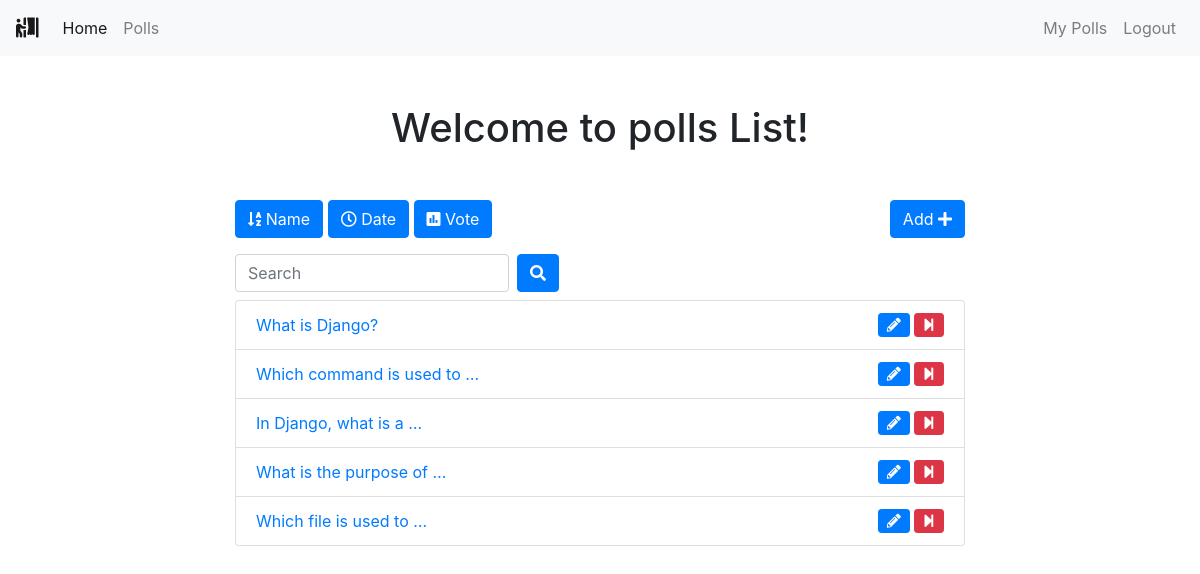
Page /polls/list/user/ (signed in) on the committed database.
### polls/models.py (models this page shows, shortened)
class Poll(models.Model):
    owner = models.ForeignKey(User, on_delete=models.CASCADE)
    text = models.TextField()
    pub_date = models.DateTimeField(default=timezone.now)
    active = models.BooleanField(default=True)
    created_at = models.DateTimeField(auto_now_add=True)

### polls/views.py (the view)
# urls.py: path("list/user/", views.list_by_user, name="list_by_user"),
@login_required()
def list_by_user(request):
    all_polls = Poll.objects.filter(owner=request.user)
    paginator = Paginator(all_polls, 7)  # Show 7 contacts per page
    page = request.GET.get("page")
    polls = paginator.get_page(page)
    context = {
        "polls": polls,
    }
    return render(request, "polls/polls_list.html", context)

### polls/templates/polls/polls_list.html (shortened to what this page needs)
{% extends 'base.html' %} {% block content %}
<div class="container">
  <div class="row">
    <div class="col-md-8 offset-sm-2">
      <h1 class="text-center mb-5">Welcome to polls List!</h1>
      <a
        class="btn btn-{% if 'name' in request.GET %}warning{% else %}primary{% endif %} mb-3"
        href="?name=True"
        role="button"
        ><i class="fas fa-sort-alpha-down"></i> Name</a
      >
      <a
        class="btn btn-{% if 'date' in request.GET %}warning{% else %}primary{% endif %} mb-3"
        href="?date=True"
        role="button"
        ><i class="far fa-clock"></i> Date</a
      >
      <a
        class="btn btn-{% if 'vote' in request.GET %}warning{% else %}primary{% endif %} mb-3"
        href="?vote=True"
        role="button"
        ><i class="fas fa-poll"></i> Vote</a
      >
      <a
        class="btn btn-primary mb-3 float-right"
        href="{% url 'polls:add' %}"
        role="button"
        >Add <i class="fas fa-plus"></i
      ></a>
      <form class="form-inline">
        <div class="form-group mr-sm-2 mb-2">
          <input
            type="search"
            class="form-control"
            name="search"
            placeholder="Search"
            value=""
          />
        </div>
        <button type="submit" class="btn btn-primary mb-2">
          <i class="fas fa-search"></i>
        </button>
      </form>
      <ul class="list-group">
        {% for poll in polls %}
        <li class="list-group-item">
          <a href="{% url 'polls:detail' poll.id %}"
            >{{ poll.text|truncatewords:5 }}
          </a>
          {% if request.user == poll.owner %} {% if poll.active %}
          <a
            href="{% url 'polls:end_poll' poll.id %}"
            data-toggle="tooltip"
            data-placement="top"
            title="End Poll"
            onclick="return confirm('Are you sure ?')"
            ><i
              class="fas fa-step-forward float-right btn btn-danger btn-sm"
            ></i
          ></a>
          {% endif %}
          <a
            href="{% url 'polls:edit' poll.id %}"
            class="mr-3"
            data-toggle="tooltip"
            data-placement="top"
            title="Edit Poll"
            ><i
              class="fas fa-pencil-alt float-right btn btn-primary btn-sm mr-1"
            ></i
          ></a>
          {% endif %}
        </li>
        {% empty %}
        <p>Not Available</p>
        {% endfor %}
      </ul>
    </div>
  </div>
</div>
{% endblock content %}

### templates/base.html (shortened to what this page needs)
{% load static %}
<!DOCTYPE html>
<html lang="en">
  <head>
    <link rel="stylesheet" href="https://maxcdn.bootstrapcdn.com/bootstrap/4.0.0/css/bootstrap.min.css" />
    <link rel="stylesheet" href="https://use.fontawesome.com/releases/v5.6.3/css/all.css" />
  </head>
  <body>
    {% include 'includes/navbar.html' %}
    {% block content %}
    {% endblock %}
  </body>
</html>

### templates/includes/navbar.html (shortened to what this page needs)
<nav class="navbar navbar-expand-sm navbar-light bg-light mb-5">
  <a class="navbar-brand" href="{% url 'home' %}"
    ><i class="fas fa-person-booth"></i
  ></a>
  <div class="collapse navbar-collapse" id="collapsibleNavId">
    <ul class="navbar-nav mr-auto mt-2 mt-lg-0">
      <li class="nav-item active">
        <a class="nav-link" href="{% url 'home' %}"
          >Home <span class="sr-only">(current)</span></a
        >
      </li>
      {% if request.user.is_authenticated %}
      <li class="nav-item">
        <a class="nav-link" href="{% url 'polls:list' %}">Polls</a>
      </li>
      {% endif %}
    </ul>
    <div class="navbar-nav ml-auto">
      {% if request.user.is_authenticated %}
      <a class="nav-link" href="{% url 'polls:list_by_user' %}">My Polls</a>
      <a class="nav-link" href="{% url 'account:logout' %}">Logout</a>
      {% else %}
      <a class="nav-link" href="{% url 'account:login' %}">Login</a>
      <a class="nav-link" href="{% url 'account:register' %}">Register</a>
      {% endif %}
    </div>
  </div>
</nav>

### rows in the picture
Poll: text "What is Django?", active True (drawn)
Poll: text "Which command is used to …", active True (drawn)
Poll: text "In Django, what is a …", active True (drawn)
Poll: text "What is the purpose of …", active True (drawn)
Poll: text "Which file is used to …", active True (drawn)
